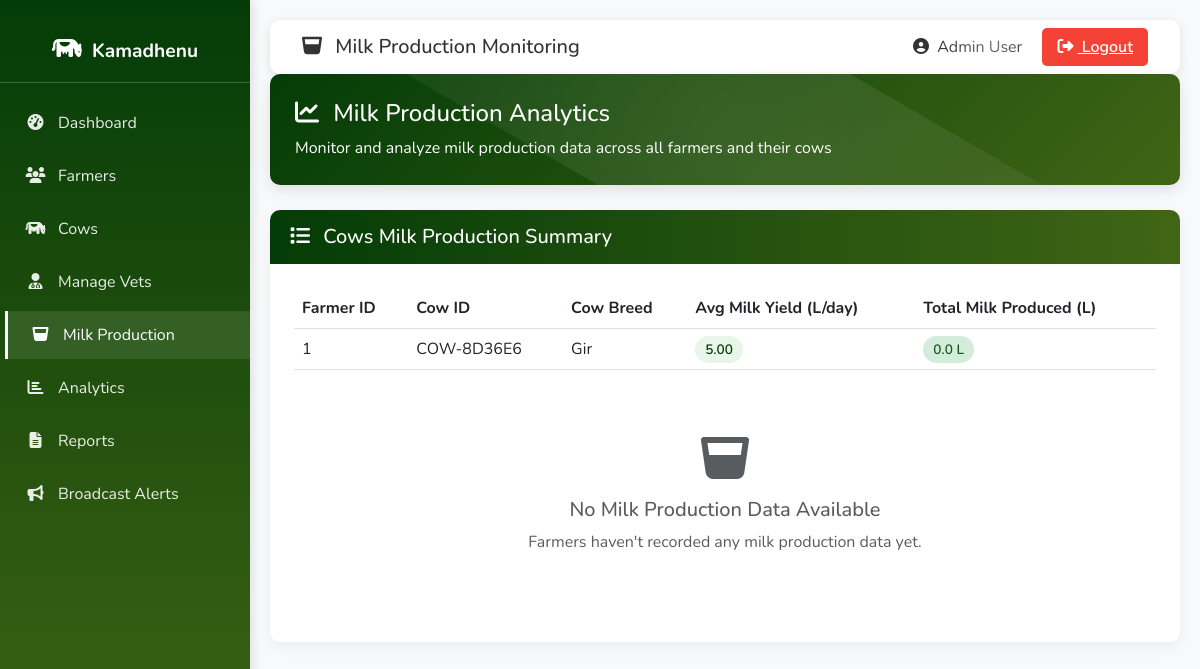
Before: /admin/milk_production (signed in) with the older database file.
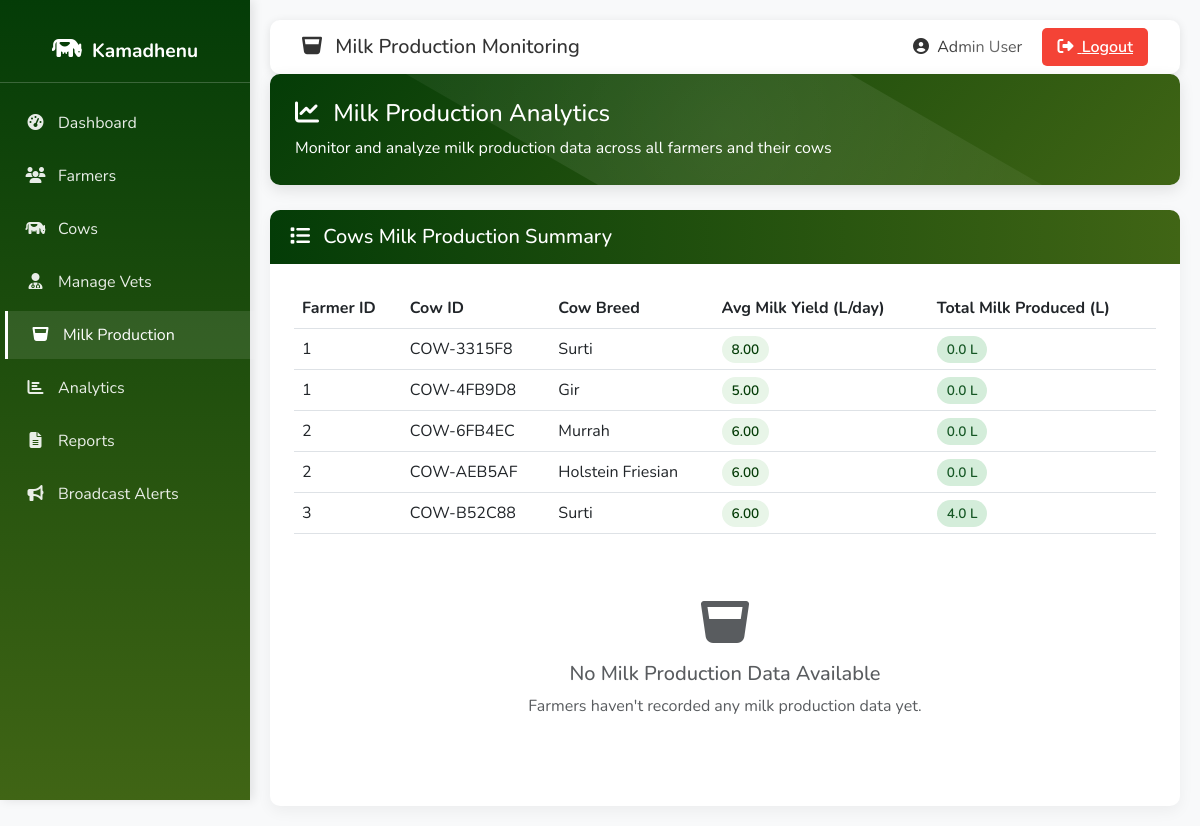
After: the same page with the newer database file.
### tables this page shows
CREATE TABLE cows (
            cow_id TEXT PRIMARY KEY,
            farmer_id INTEGER,
            cattle_type TEXT NOT NULL,
            breed TEXT,
            date_of_birth DATE,  -- NEW: Date of birth
            age INTEGER,
            weight REAL,
            color TEXT,
            health_records TEXT,
            vaccination_history TEXT,
            milk_yield REAL,
            special_notes TEXT,
            photo TEXT,
            muzzle_id TEXT,
            muzzle_photo TEXT,
            father_id TEXT,
            mother_id TEXT,
            insurance_by TEXT,  -- NEW: Insurance company name
            insurance_policy_number TEXT,  -- NEW: Policy number
            insurance_valid_upto DATE,  -- NEW: Insurance expiry date
            created_at TIMESTAMP DEFAULT CURRENT_TIMESTAMP,
            FOREIGN KEY (farmer_id) REFERENCES farmers(farmer_id),
            FOREIGN KEY (father_id) REFERENCES cows(cow_id),
            FOREIGN KEY (mother_id) REFERENCES cows(cow_id)
        );

### app.py (the view)
@app.route("/admin/milk_production")
def admin_milk_production():
    if "admin" not in session:
        return redirect(url_for("admin_login"))
    conn = get_db()
    cursor = conn.cursor()
    cursor.execute("""
        SELECT
            c.farmer_id,
            c.cow_id,
            c.breed as cow_breed,
            COALESCE(c.milk_yield, 0) as avg_milk_yield,
            COALESCE(SUM(my.total), 0) as total_milk_produced
        FROM cows c
        LEFT JOIN milk_yield my ON c.cow_id = my.cow_id
        WHERE c.cattle_type IN ('cow', 'buffalo')  -- ONLY milk-yielding cattle
        GROUP BY c.farmer_id, c.cow_id, c.breed, c.milk_yield
        ORDER BY c.farmer_id, c.cow_id
    """)
    cows_data = cursor.fetchall()
    conn.close()
    return render_template("admin_milk_production.html", cows=cows_data)

### app.py (called while the page is built)
def get_db():
    conn = sqlite3.connect(DB_NAME)
    conn.row_factory = sqlite3.Row
    return conn

@app.context_processor
def inject_lang():
    return {'current_lang': session.get('language', 'en')}

### templates/admin_milk_production.html (shortened to what the changed rows need)
<!DOCTYPE html>
<html lang="en">
<head>
    <link rel="stylesheet" href="https://cdn.jsdelivr.net/npm/bootstrap@5.3.0/dist/css/bootstrap.min.css">
    <link rel="stylesheet" href="https://cdnjs.cloudflare.com/ajax/libs/font-awesome/6.4.0/css/all.min.css">
</head>
<body>
    <div class="main-content">
        <div class="table-card">
            <div class="p-4">
                <div class="table-responsive">
                    <table class="table table-hover">
                        <thead>
                            <tr>
                                <th>Farmer ID</th>
                                <th>Cow ID</th>
                                <th>Cow Breed</th>
                                <th>Avg Milk Yield (L/day)</th>
                                <th>Total Milk Produced (L)</th>
                            </tr>
                        </thead>
                        <tbody>
                            {% for cow in cows %}
                            <tr>
                                <td>{{ cow.farmer_id }}</td>
                                <td>{{ cow.cow_id }}</td>
                                <td>{{ cow.cow_breed }}</td>
                                <td>
                                    <span class="milk-badge">{{ "%.2f"|format(cow.avg_milk_yield) }}</span>
                                </td>
                                <td>
                                    <span class="milk-badge" style="background-color: #d4edda; color: #155724;">
                                        {{ "%.1f"|format(cow.total_milk_produced) }} L
                                    </span>
                                </td>
                            </tr>
                            {% endfor %}
                        </tbody>
                    </table>
                </div>
            </div>
        </div>
    </div>
</body>
</html>

Changed rows visible on the page:
removed cows: farmer_id "1", cow_id "COW-8D36E6", cow_breed "Gir", avg_milk_yield "5.00", total_milk_produced "0.0"
added cows: farmer_id "1", cow_id "COW-3315F8", cow_breed "Surti", avg_milk_yield "8.00", total_milk_produced "0.0"
added cows: farmer_id "1", cow_id "COW-4FB9D8", cow_breed "Gir", avg_milk_yield "5.00", total_milk_produced "0.0"
added cows: farmer_id "2", cow_id "COW-6FB4EC", cow_breed "Murrah", avg_milk_yield "6.00", total_milk_produced "0.0"
added cows: farmer_id "2", cow_id "COW-AEB5AF", cow_breed "Holstein Friesian", avg_milk_yield "6.00", total_milk_produced "0.0"
added cows: farmer_id "3", cow_id "COW-B52C88", cow_breed "Surti", avg_milk_yield "6.00", total_milk_produced "4.0"
